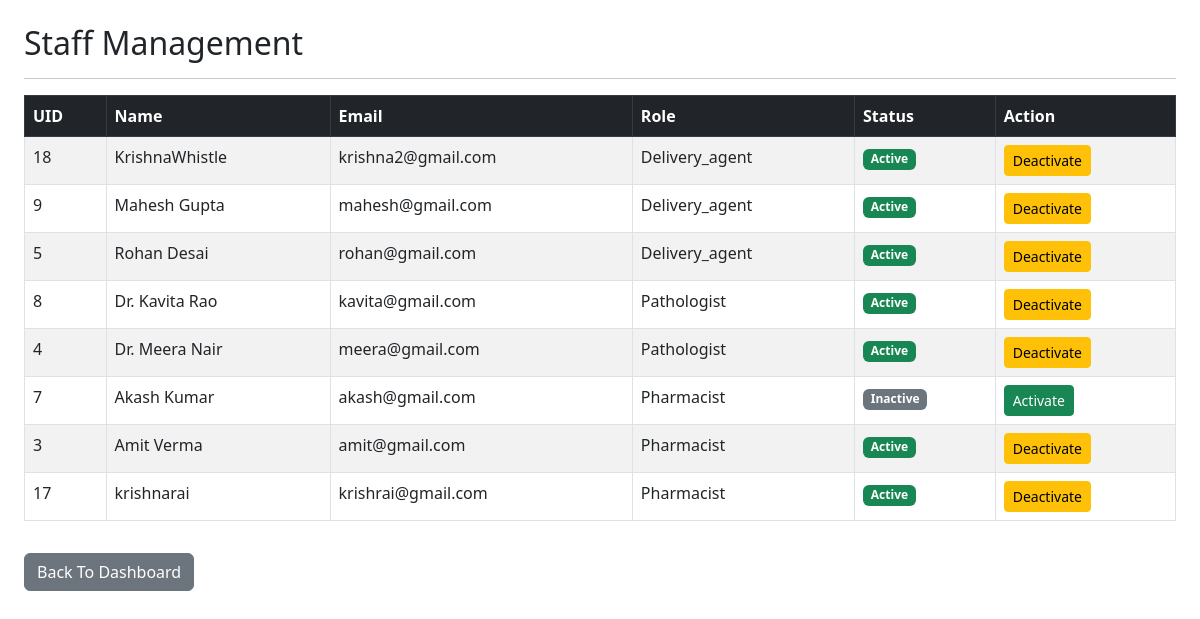
The app's page /admin/admin_view_staff.php (signed in) with its own data.
### tables this page shows
CREATE TABLE `USERS` (
  `UID` int(11) NOT NULL,
  `name` varchar(50) DEFAULT NULL,
  `gender` varchar(10) DEFAULT NULL,
  `phone` varchar(10) DEFAULT NULL,
  `email` varchar(50) DEFAULT NULL,
  `password` varchar(100) DEFAULT NULL,
  `role` varchar(20) DEFAULT NULL,
  `address` varchar(150) DEFAULT NULL,
  `status` enum('active','inactive') DEFAULT 'active'
);

### admin/admin_view_staff.php (the view, shortened to what this page needs)
<?php
$query = "
SELECT UID, name, email, phone, role, status
FROM users
WHERE role IN ('pharmacist', 'pathologist', 'delivery_agent')
ORDER BY role, name
";
$result = mysqli_query($conn, $query);
?>
<!DOCTYPE html>
<html>
<head>
    <link rel="stylesheet" href="https://cdn.jsdelivr.net/npm/bootstrap@5.3.0/dist/css/bootstrap.min.css">
</head>
<body class="p-4">
<h2>Staff Management</h2>
<hr>
<table class="table table-bordered table-striped">
    <thead class="table-dark">
        <tr>
            <th>UID</th>
            <th>Name</th>
            <th>Email</th>
            <th>Role</th>
            <th>Status</th>
            <th>Action</th>
        </tr>
    </thead>
    <tbody>
        <?php while($row = mysqli_fetch_assoc($result)) { ?>
        <tr>
            <td><?= $row['UID']; ?></td>
            <td><?= htmlspecialchars($row['name']); ?></td>
            <td><?= htmlspecialchars($row['email']); ?></td>
            <td><?= ucfirst($row['role']); ?></td>
            <td>
                <?php if($row['status'] == "active"){ ?>
                    <span class="badge bg-success">Active</span>
                <?php } else { ?>
                    <span class="badge bg-secondary">Inactive</span>
                <?php } ?>
            </td>
            <td>
                <?php if($row['status'] == "active"){ ?>
                    <a href="?deactivate=<?= $row['UID']; ?>"
                       class="btn btn-warning btn-sm"
                       onclick="return confirm('Deactivate this staff member?');">
                        Deactivate
                    </a>
                <?php } else { ?>
                    <a href="?activate=<?= $row['UID']; ?>"
                       class="btn btn-success btn-sm"
                       onclick="return confirm('Activate this staff member?');">
                        Activate
                    </a>
                <?php } ?>
            </td>
        </tr>
        <?php } ?>
    </tbody>
</table>
<a href="admin_dashboard.php" class="btn btn-secondary mt-3">Back To Dashboard</a>
</body>
</html>

### records on screen
users: UID "18", name "KrishnaWhistle", email "krishna2@gmail.com", role "Delivery_agent", status "Active"
users: UID "9", name "Mahesh Gupta", email "mahesh@gmail.com", role "Delivery_agent", status "Active"
users: UID "5", name "Rohan Desai", email "rohan@gmail.com", role "Delivery_agent", status "Active"
users: UID "8", name "Dr. Kavita Rao", email "kavita@gmail.com", role "Pathologist", status "Active"
users: UID "4", name "Dr. Meera Nair", email "meera@gmail.com", role "Pathologist", status "Active"
users: UID "7", name "Akash Kumar", email "akash@gmail.com", role "Pharmacist", status "Inactive"
users: UID "3", name "Amit Verma", email "amit@gmail.com", role "Pharmacist", status "Active"
users: UID "17", name "krishnarai", email "krishrai@gmail.com", role "Pharmacist", status "Active"
